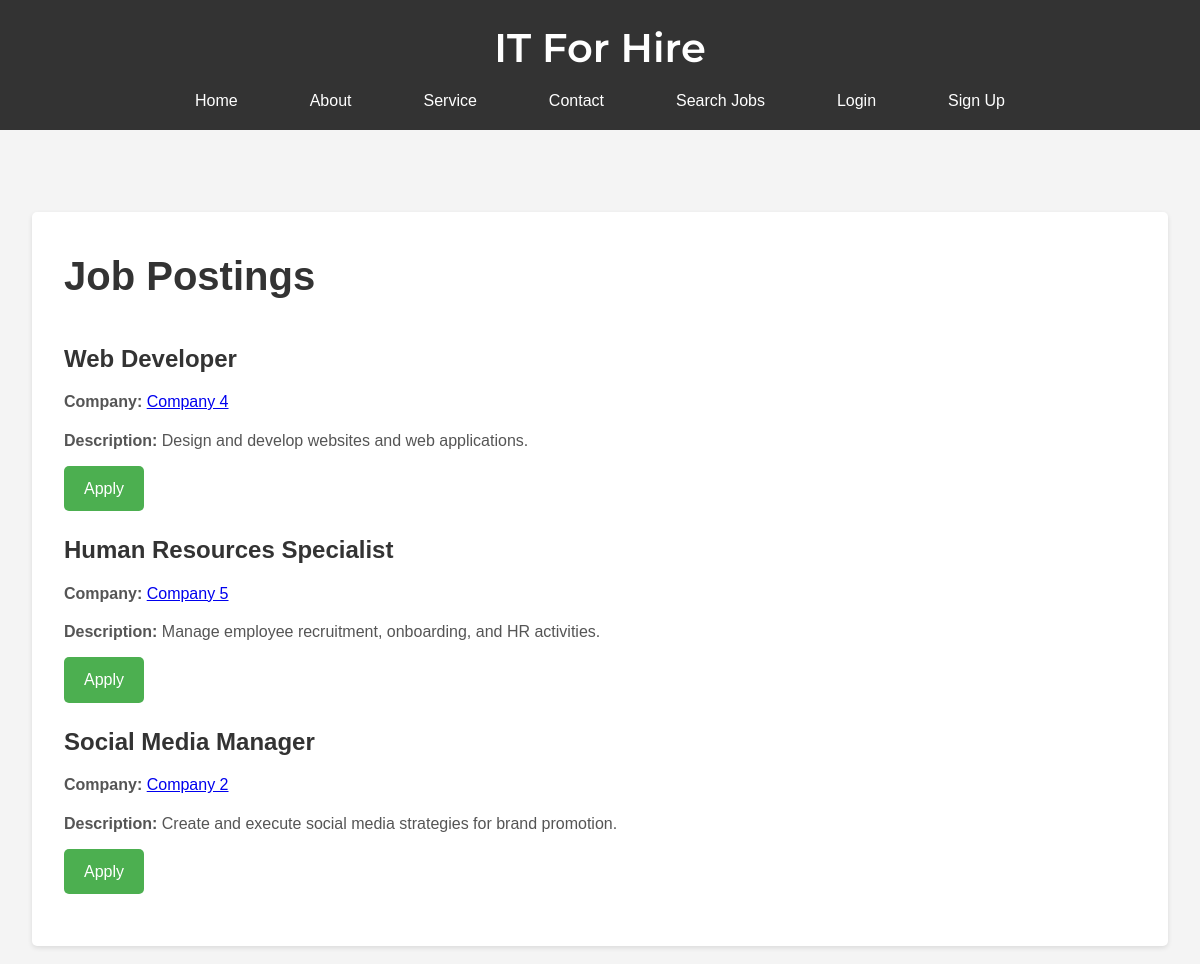
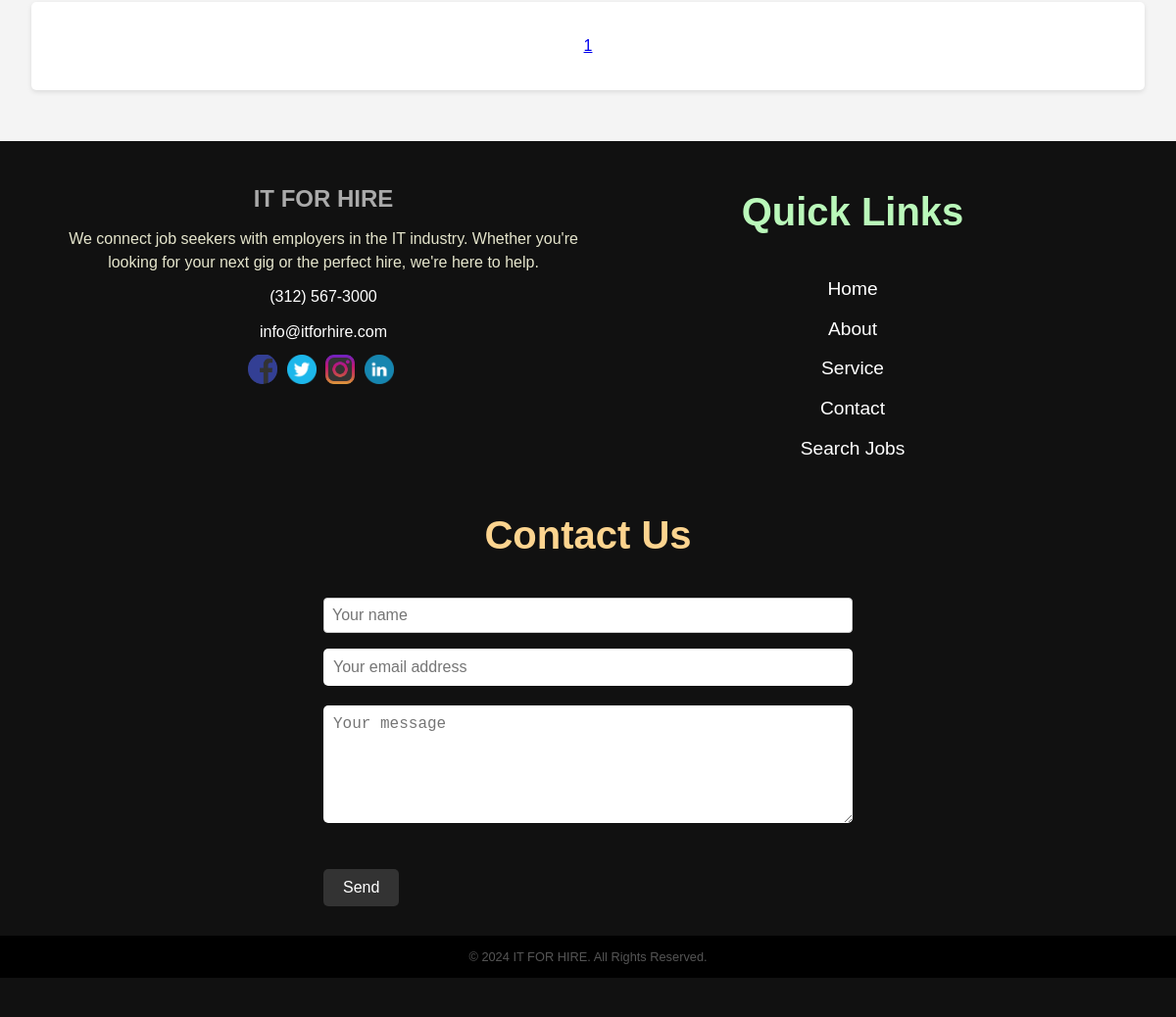
Screenshot of /search.php with the database file from the repository (2 pictures, top to bottom).
### tables this page shows
CREATE TABLE jobs (
    job_id INT AUTO_INCREMENT PRIMARY KEY,
    company_id INT NOT NULL,
    category_id INT NOT NULL,
    title VARCHAR(255) NOT NULL,
    description TEXT,
    salary DECIMAL(10, 2),
    FOREIGN KEY (company_id) REFERENCES companies(company_id),
    FOREIGN KEY (category_id) REFERENCES categories(category_id)
);

CREATE TABLE companies (
    company_id INT AUTO_INCREMENT PRIMARY KEY,
    username VARCHAR(50),
    password VARCHAR(255),
    email VARCHAR(100),
    company_name VARCHAR(100),
    industry VARCHAR(100),
    size ENUM('Small', 'Medium', 'Large'),
    description TEXT,
    address TEXT
);

### search.php (the view, shortened to what this page needs)
<?php
include('header.php');
include('db.php');
$results_per_page = 5;
if (!isset($_GET['page'])) {
    $page = 1;
} else {
    $page = $_GET['page'];
}
$sql = "SELECT companies.company_id, companies.company_name AS company_name, jobs.job_id, jobs.title, jobs.description
        FROM jobs
        INNER JOIN companies ON jobs.company_id = companies.company_id";
$result = mysqli_query($conn, $sql);
$number_of_results = mysqli_num_rows($result);
$number_of_pages = ceil($number_of_results / $results_per_page);
$this_page_first_result = ($page - 1) * $results_per_page;
$sql = "SELECT companies.company_id, companies.company_name AS company_name, jobs.job_id, jobs.title, jobs.description
        FROM jobs
        INNER JOIN companies ON jobs.company_id = companies.company_id
        LIMIT $this_page_first_result, $results_per_page";
$result = mysqli_query($conn, $sql);
?>
<main>
    <section>
        <h2>Job Postings</h2>
        <?php
        while ($row = mysqli_fetch_assoc($result)) {
            echo "<div>";
            echo "<h3>" . htmlspecialchars($row['title']) . "</h3>";
            echo "<p><strong>Company:</strong> <a href='company_details.php?company_id=" . $row['company_id'] . "'>" . htmlspecialchars($row['company_name']) . "</a></p>";
            echo "<p><strong>Description:</strong> " . htmlspecialchars($row['description']) . "</p>";
            if (!isset($_SESSION['company_user'])) {
                echo '<a class="apply-button" href="apply.php?job_id=' . $row['job_id'] . '">Apply</a>';
            } else {
                echo '<p><em>Company users cannot apply for jobs.</em></p>';
            }
            echo "</div>";
        }
        ?>
    </section>
    <section class="pagination">
        <div>
            <?php
            for ($pg = 1; $pg <= $number_of_pages; $pg++) {
                echo '<a href="search.php?page=' . $pg . '"';
                if ($pg == $page) {
                    echo ' class="active"';
                }
                echo '>' . $pg . '</a> ';
            }
            ?>
        </div>
    </section>
</main>
<?php
include('footer.php');
?>

### header.php (shortened to what this page needs)
<!DOCTYPE html>
<html lang="en">
<head>
    <link rel="stylesheet" href="css/style.css">
</head>
<body>
    <header>
        <div class="title-container">
            <h1>IT For Hire</h1>
        </div>
        <nav>
            <ul>
                <li><a href="index.php">Home</a></li>
                <li><a href="about.php">About</a></li>
                <li><a href="service.php">Service</a></li>
                <li><a href="contact.php">Contact</a></li>
                <li><a href="search.php">Search Jobs</a></li>
                <?php
                if (isset($_SESSION['company_user'])) {
                    echo '<li><a href="post_job.php">Post Job</a></li>';
                    echo '<li class="dropdown">';
                    echo '<button class="dropbtn">' . $_SESSION['company_name'] . '</button>';
                    echo '<div class="dropdown-content">';
                    echo '<a href="profile_comp.php" class="username">Profile</a>';
                    echo '<a href="posted_job.php" class="username">Posted Jobs</a>';
                    echo '<a href="logout.php" class="username">Logout</a>';
                    echo '</div>';
                    echo '</li>';
                } else {
                    echo '<li><a href="login.php">Login</a></li>';
                    echo '<li><a href="signup.php">Sign Up</a></li>';
                }
                ?>
            </ul>
        </nav>
    </header>
</body>
</html>

### footer.php (shortened to what this page needs)
<!DOCTYPE html>
<html lang="en">
<head>
    <link rel="stylesheet" href="css/footer.css">
</head>
<body>
    <footer>
        <div class="footer-content">
            <div class="footer-section about">
                <h2 class="logo">IT FOR HIRE</h2>
                <p>
                    We connect job seekers with employers in the IT industry.
                    Whether you're looking for your next gig or the perfect hire,
                    we're here to help.
                </p>
                <div class="contact">
                    <span><i class="fas fa-phone"></i>(312) 567-3000</span>
                    <span><i class="fas fa-envelope"></i>info@itforhire.com</span>
                </div>
                <div class="socials">
                    <a href="#"><img src="media/facebook.png" alt="Facebook"></a>
                    <a href="#"><img src="media/twitter.png" alt="Twitter"></a>
                    <a href="#"><img src="media/instagram.png" alt="Instagram"></a>
                    <a href="#"><img src="media/linkedin.png" alt="LinkedIn"></a>
                </div>
            </div>
            <div class="footer-section links">
                <h2>Quick Links</h2>
                <ul>
                    <li><a href="index.php">Home</a></li>
                    <li><a href="about.php">About</a></li>
                    <li><a href="service.php">Service</a></li>
                    <li><a href="contact.php">Contact</a></li>
                    <li><a href="search.php">Search Jobs</a></li>
                </ul>
            </div>
            <div class="footer-section contact-form">
                <h2>Contact Us</h2>
                <form action="process_contact.php" method="post" id="contact-form">
                    <input type="text" name="name" class="text-input contact-input" placeholder="Your name">
                    <input type="email" name="email" class="text-input contact-input" placeholder="Your email address">
                    <textarea name="message" class="text-input contact-input" placeholder="Your message"></textarea>
                    <button type="submit" class="btn btn-big contact-btn" name="submit_form">
                        Send
                    </button>
                </form>
            </div>
        </div>
        <div class="footer-bottom">
            <p>&copy; 2024 IT FOR HIRE. All Rights Reserved.</p>
        </div>
    </footer>
</body>
</html>

### css/style.css (style rules this page uses)
:root { --header-bg-color: #333; }
header { background-color: var(--header-bg-color); color: #fff; padding: 1rem 0; text-align: center; }
.title-container h1 { color: #fff; margin: 0 auto; font-size: 2.5rem; font-weight: 600; margin-bottom: 0.5rem; }
nav ul { list-style-type: none; padding: 0; margin: 0; display: flex; justify-content: center; align-items: center; }
nav ul li { margin: 0 20px; }
nav ul li a { color: #fff; text-decoration: none; padding: 8px 16px; font-size: 1rem; transition: color 0.3s ease; }
body { font-family: Arial, sans-serif; background-color: #c9d0d4; margin: 0 auto; max-width: 1980px; }
main { max-width: 1700px; margin: 0 auto; padding: 0 20px; }
h1 { font-family: Montserrat, sans-serif; font-size: 2rem; margin-bottom: 30px; color: #333; }
h2 { font-size: 1.8rem; margin-bottom: 20px; color: #333; }
h3 { font-size: 1.5rem; margin-bottom: 10px; color: #333; }
p { line-height: 1.8; margin-bottom: 10px; color: #555; }
img { width: 100%; height: 100%; object-fit: cover; }
section { margin-top: 50px; }
.apply-button { background-color: #4CAF50; color: white; padding: 10px 20px; text-align: center; text-decoration: none; display: inline-block; border-radius: 5px; transition: background-color 0.3s; border: none; cursor: pointer; }
.pagination { margin-top: 20px; margin-bottom: 20px; text-align: center; }
* { margin: 0; padding: 0; box-sizing: border-box; }
body { font-family: 'Montserrat', sans-serif; background-color: #f5f5f5; color: #333; line-height: 1.6; padding: 20px; }

### search.php (style rules this page uses)
.apply-button { margin-bottom: 20px; }
h2 { font-size: 2.5rem; margin-bottom: 2rem; }

### rows the page displays
jobs: title "Web Developer", company.company_name "Company 4", description "Design and develop websites and web applications."
jobs: title "Human Resources Specialist", company.company_name "Company 5", description "Manage employee recruitment, onboarding, and HR activities."
jobs: title "Social Media Manager", company.company_name "Company 2", description "Create and execute social media strategies for brand promotion."
